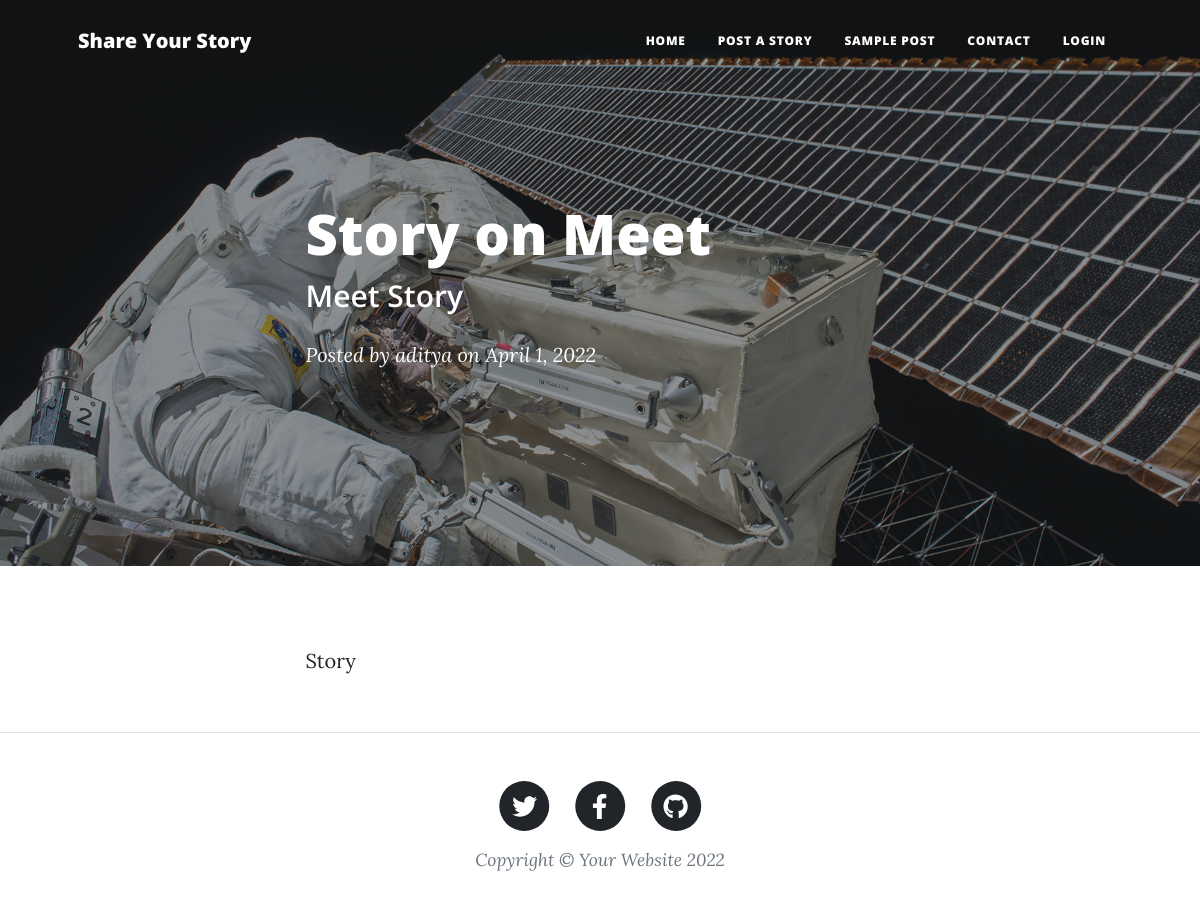
Page /view-post/4/ on the committed database.
### base/models.py (models this page shows, shortened)
class Story(models.Model):
    author = models.ForeignKey(User, on_delete=models.CASCADE)
    title = models.CharField(max_length=200)
    summary = models.CharField(max_length=200)
    content = models.TextField(null=True)
    created = models.DateTimeField(auto_now=True)
    updated = models.DateTimeField(auto_now_add=True)
    class Meta:
        ordering = ['-created', '-updated']

### base/views.py (the view)
# urls.py: path('view-post/<str:pk>/', views.viewPost, name='view-post')
def viewPost(request, pk):
    story = Story.objects.get(id=pk)
    context = {'story': story}
    return render(request, 'base/viewPost.html', context)

### base/templates/base/viewPost.html (shortened to what this page needs)
{% load static %}
<!DOCTYPE html>
<html lang="en">
<head>
    <link href="{% static 'css/styles.css' %}" rel="stylesheet" />
</head>
<body>
    <nav class="navbar navbar-expand-lg navbar-light" id="mainNav">
        <div class="container px-4 px-lg-5">
            <a class="navbar-brand" href="{% url 'home' %}">Share Your Story</a>
            <div class="collapse navbar-collapse" id="navbarResponsive">
                <ul class="navbar-nav ms-auto py-4 py-lg-0">
                    <li class="nav-item">
                        <a class="nav-link px-lg-3 py-3 py-lg-4" href="{% url 'home' %}">Home</a>
                    </li>
                    <li class="nav-item">
                        <a class="nav-link px-lg-3 py-3 py-lg-4" href="{% url 'create-post' %}">Post a Story</a>
                    </li>
                    <li class="nav-item">
                        <a class="nav-link px-lg-3 py-3 py-lg-4" href="{% url 'sample' %}">Sample Post</a>
                    </li>
                    <li class="nav-item">
                        <a class="nav-link px-lg-3 py-3 py-lg-4" href="{% url 'contact' %}">Contact</a>
                    </li>
                    {% if request.user.is_authenticated%}
                    <li class="nav-item">
                        <a class="nav-link px-lg-3 py-3 py-lg-4"
                            href="{% url 'profile' request.user.id %}">{{request.user.username | title}}</a>
                    </li>
                    {% else %}
                    <li class="nav-item">
                        <a class="nav-link px-lg-3 py-3 py-lg-4" href="{% url 'login' %}">Login</a>
                    </li>
                    {% endif %}
                </ul>
            </div>
        </div>
    </nav>
    <header class="masthead" style="background-image: url({%static 'assets/img/post-bg.jpg'%})">
        <div class="container position-relative px-4 px-lg-5">
            <div class="row gx-4 gx-lg-5 justify-content-center">
                <div class="col-md-10 col-lg-8 col-xl-7">
                    <div class="post-heading">
                        <h1>{{story.title}}</h1>
                        <h2 class="subheading">
                            {{story.summary}}
                        </h2>
                        <span class="meta">
                            Posted by
                            <a href="#!">{{story.author}}</a>
                            on {{story.created | date}}
                        </span>
                    </div>
                </div>
            </div>
        </div>
    </header>
    <article class="mb-4">
        <div class="container px-4 px-lg-5">
            <div class="row gx-4 gx-lg-5 justify-content-center">
                <div class="col-md-10 col-lg-8 col-xl-7">
                    <p>
                        {{story.content}}
                    </p>
                </div>
            </div>
        </div>
    </article>
    <footer class="border-top">
        <div class="container px-4 px-lg-5">
            <div class="row gx-4 gx-lg-5 justify-content-center">
                <div class="col-md-10 col-lg-8 col-xl-7">
                    <ul class="list-inline text-center">
                        <li class="list-inline-item">
                            <a href="#!">
                                <span class="fa-stack fa-lg">
                                    <i class="fas fa-circle fa-stack-2x"></i>
                                    <i class="fab fa-twitter fa-stack-1x fa-inverse"></i>
                                </span>
                            </a>
                        </li>
                        <li class="list-inline-item">
                            <a href="#!">
                                <span class="fa-stack fa-lg">
                                    <i class="fas fa-circle fa-stack-2x"></i>
                                    <i class="fab fa-facebook-f fa-stack-1x fa-inverse"></i>
                                </span>
                            </a>
                        </li>
                        <li class="list-inline-item">
                            <a href="#!">
                                <span class="fa-stack fa-lg">
                                    <i class="fas fa-circle fa-stack-2x"></i>
                                    <i class="fab fa-github fa-stack-1x fa-inverse"></i>
                                </span>
                            </a>
                        </li>
                    </ul>
                    <div class="small text-center text-muted fst-italic">
                        Copyright &copy; Your Website 2022
                    </div>
                </div>
            </div>
        </div>
    </footer>
</body>
</html>

### rows in the picture
Story: title "Story on Meet", summary "Meet Story", author "aditya", created "April 1, 2022", content "Story"
